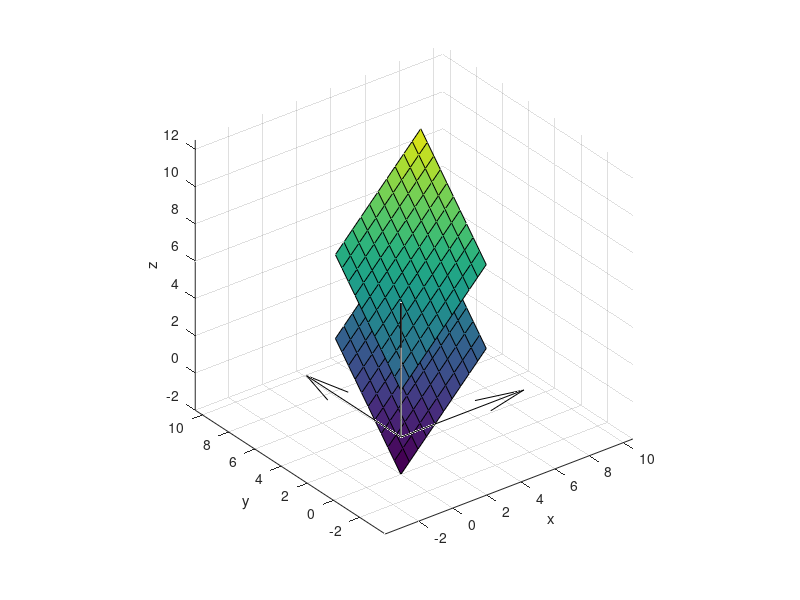

The MATLAB source for this figure:
clc
clear
clf

% x + y - z - 2 = 0
% 2x + 2y - 2z + 5 = 0

% d = (abs(D2 - D1))/(sqrt(A^2 + B^2 + C^2))
A = 2; B = 2; C = -2; lambda = 2;
D1 = -2*lambda; D2 = 5;
d = (abs(D2 - D1))/(sqrt(A^2 + B^2 + C^2))

quiver3(0, 0, 0, 8, 0, 0, 'Color', 'black')
hold on
quiver3(0, 0, 0, 0, 8, 0, 'Color', 'black')
quiver3(0, 0, 0, 0, 0, 8, 'Color', 'black')
axis equal 
xlabel('x'); ylabel('y'); zlabel('z');

A = 1; B = 1; C = -1; D = -2;
x1 = 0:0.5:5;
y1 = 0:0.5:5;
[X1, Y1] = meshgrid(x1, y1);
Z1 = (-A*X1 - B*Y1 - D)/C;

surf(X1, Y1, Z1);

A = 2; B = 2; C = -2; D = 5;
x2 = 0:0.5:5;
y2 = 0:0.5:5;
[X2, Y2] = meshgrid(x2, y2);
Z2 = (-A*X2 - B*Y2 - D)/C;

surf(X2, Y2, Z2);

quiver3(0, 1, 4, 2, 2, -2);